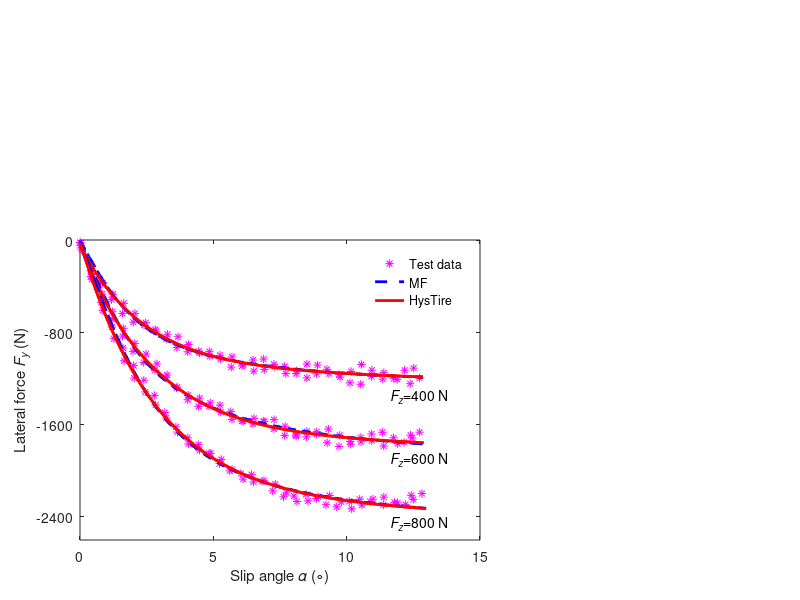

This figure's MATLAB source: (Note: this script raises an error after producing the figure.)
clear;
clc;
load('tireA_testdata.mat');

s_test1=SA_400; 
B= -0.348;               
C= 0.941;
D= -3.222;
E= 0.489;
a= 0.017;          
b= 1.429;
c= 1.326;
d= 2.391;
Fy_exp400=-400*(a*s_test1+b+c*(1-2*exp(-s_test1/d)));
Fy_MF400 =-400*D*sin(C*atan((B*s_test1-E*(B*s_test1 - atan(B*s_test1)))));

s_test1=SA_600; 
a= 0.009;          
b= 1.448;
c= 1.387;
d= 2.749;
Fy_exp600=-600*(a*s_test1+b+c*(1-2*exp(-s_test1/d)));
B= 0.35;               
C= 0.754;
D= 3.539;
E= 0.274;
Fy_MF600 =-600*D*sin(C*atan((B*s_test1-E*(B*s_test1 - atan(B*s_test1)))));

s_test1=SA_800; 
B= 0.277;               
C= 0.934;
D= 3.123;
E= 0.115;
a= 0.01;          
b= 1.409;
c= 1.401;
d= 2.887;
Fy_exp800=-800*(a*s_test1+b+c*(1-2*exp(-s_test1/d)));
Fy_MF800= -800*D*sin(C*atan((B*s_test1-E*(B*s_test1 - atan(B*s_test1)))));

axes('position',[0.1,0.1,0.5,0.5]); 
h1=plot(SA_400(1:10:632),Fy_400(1:10:632),'m*','LineWidth',0.5);
hold on;
plot(SA_600(1:10:632),Fy_600(1:10:632),'m*','LineWidth',0.5);
hold on;
plot(SA_800(1:10:630),Fy_800(1:10:630),'m*','LineWidth',0.5);
hold on;
h2=plot(SA_600,Fy_MF600,'--b','LineWidth',2);
hold on;
h3=plot(SA_600,Fy_exp600,'r','LineWidth',2);
hold on;
h2=plot(SA_400,Fy_MF400,'--b','LineWidth',2);
hold on;
h3=plot(SA_400,Fy_exp400,'r','LineWidth',2);
hold on;
h2=plot(SA_800,Fy_MF800,'--b','LineWidth',2);
hold on;
h3=plot(SA_800,Fy_exp800,'r','LineWidth',2);


legend([h1 h2 h3],'Test data','MF','HysTire','location','northeast','box','off');
xlabel('Slip angle{\it \alpha} (\circ)');
ylabel('Lateral force{\it F_y} (N)');
set(gca,'XTick',[0:5:15]);
set(gca,'YTick',[-2400:800:5]);

text(11.5,-1350,'{\it F_z}=400 N');%文字说明
text(11.5,-1900,'{\it F_z}=600 N');%文字说明
text(11.5,-2450,'{\it F_z}=800 N');%文字说明

 axis([0 15 -2600 5]);
 
exp_error_a = Fy_400 - Fy_exp400;
exp_mse_a = mse(exp_error_a);

MF_error_a = Fy_400 - Fy_MF400;
MF_mse_a = mse(MF_error_a);

exp_error_b = Fy_600 - Fy_exp600;
exp_mse_b = mse(exp_error_b);
MF_error_b = Fy_600 - Fy_MF600;
MF_mse_b = mse(MF_error_b);

exp_error_c =Fy_800 - Fy_exp800;
exp_mse_c = mse(exp_error_c);
MF_error_c = Fy_800 - Fy_MF800;
MF_mse_c = mse(MF_error_c);
